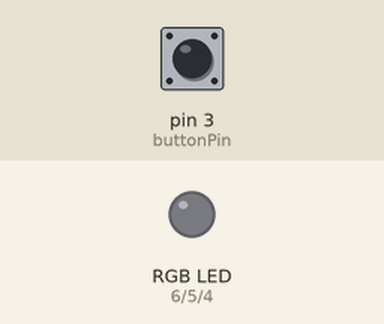
This sketch was run on a simulated Arduino Uno, built with avr-gcc and run on an emulated ATmega328P. Shown: an RGB LED mixed from three pins (HIGH = lit). The test bench sets the inputs (shaded band); at power-on: pin 3 (buttonPin) HIGH.

Above: at 1.2 s.
1.3 s: pin 3 (buttonPin) pulled LOW for 1 s
At 2.9 s:
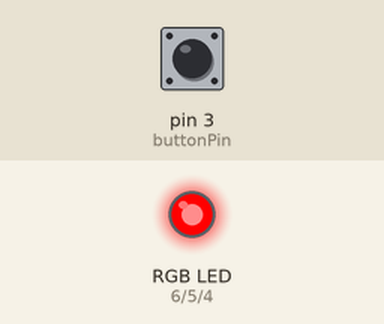
3.8 s: pin 3 (buttonPin) pulled LOW for 0.15 s
At 4.9 s:
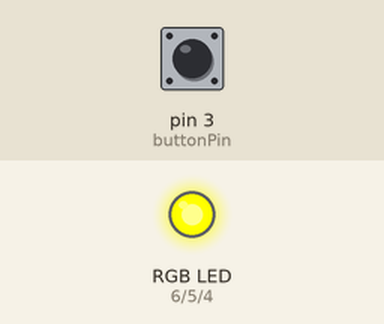
5.5 s: pin 3 (buttonPin) pulled LOW for 0.15 s
At 6.2 s:
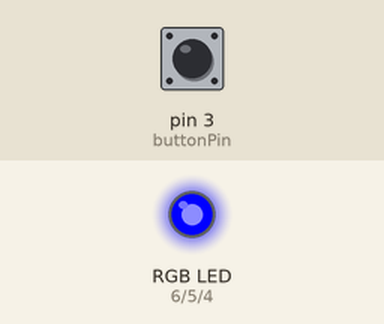
7.2 s: pin 3 (buttonPin) pulled LOW for 3.2 s
At 7.82 s:
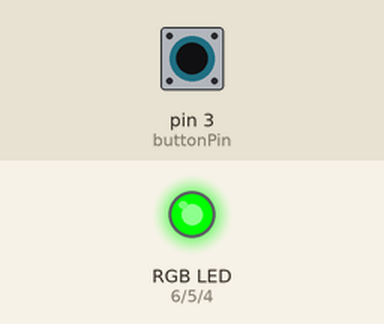
Timing chart, 0 to 12.0 s (numbered marks = the images above; inputs shaded):
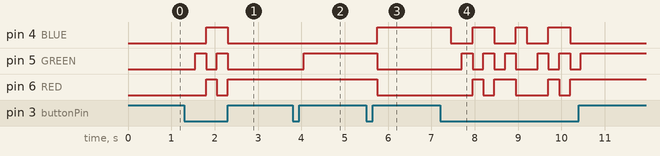

The sketch:

RGB_LED_button.ino
```cpp
//define pins. can also be written as #define RED (no semi colon after)
int RED = 6;
int GREEN = 5;
int BLUE = 4;

//define button
int buttonPin = 3;

//define "mode" or color of LED
int mode = 0;


void setup() {

//set LED lights
 pinMode(RED, OUTPUT);
 pinMode(GREEN, OUTPUT);
 pinMode(BLUE, OUTPUT);

 //setup button
 pinMode(buttonPin, INPUT_PULLUP);

 }

void loop() {

//check the state of the button. If button is pressed the input will be considered "low" and will increment the mode. If the counter for mode exceeds 6 hen the cycle will return to 0.
 if (digitalRead(buttonPin) == LOW) {
  mode++;
  if (mode > 6) {
    mode = 0;
  }

 //debouncing delay to stop multiple detections from occuring.
  delay(250);
 }

//change the color of the LED based on the mode

if (mode == 0){ //LED off
  analogWrite(RED, 0);
  analogWrite(GREEN, 0);
  analogWrite(BLUE, 0);
} else if (mode == 1){ //Green
  analogWrite(RED, 0);
  analogWrite(GREEN, 255);
  analogWrite(BLUE, 0);
} else if (mode == 2){ //magenta
  analogWrite(RED, 255);
  analogWrite(GREEN, 0);
  analogWrite(BLUE, 255);
} else if (mode == 3){ //cyan
  analogWrite(RED, 0);
  analogWrite(GREEN, 255);
  analogWrite(BLUE, 255);
} else if (mode == 4){ //red
  analogWrite(RED, 255);
  analogWrite(GREEN, 0);
  analogWrite(BLUE, 0);
} else if (mode == 5){ //yellow
  analogWrite(RED, 255);
  analogWrite(GREEN, 255);
  analogWrite(BLUE, 0);
} else if (mode == 6){ //blue
  analogWrite(RED, 0);
  analogWrite(GREEN, 0);
  analogWrite(BLUE, 200);

}


}
```

Measured:
- after the input at 1.3 s, pin 4 (BLUE): LOW → HIGH after 0.50 s, → LOW 0.50 s later; pin 5 (GREEN): alternates HIGH for 0.25 s and LOW for 0.25 s, 4 changes in all, then stays LOW, starting after 0.25 s; pin 6 (RED): LOW → HIGH after 0.50 s, → LOW 0.25 s later, → HIGH 0.25 s later
- after the input at 3.8 s, pin 5 (GREEN): LOW → HIGH after 0.25 s
- after the input at 5.5 s, pin 4 (BLUE): LOW → HIGH after 0.25 s; pin 5 (GREEN), pin 6 (RED): HIGH → LOW after 0.25 s
- after the input at 7.2 s, pin 4 (BLUE): goes LOW 0.50 s, HIGH 0.50 s, LOW 0.50 s, HIGH 0.25 s, LOW 0.50 s, HIGH 0.50 s, then LOW, starting after 0.25 s; pin 5 (GREEN): LOW → HIGH after 0.50 s, → LOW 0.25 s later, → HIGH 0.25 s later, → LOW 0.25 s later, … (11 changes in this stretch)
